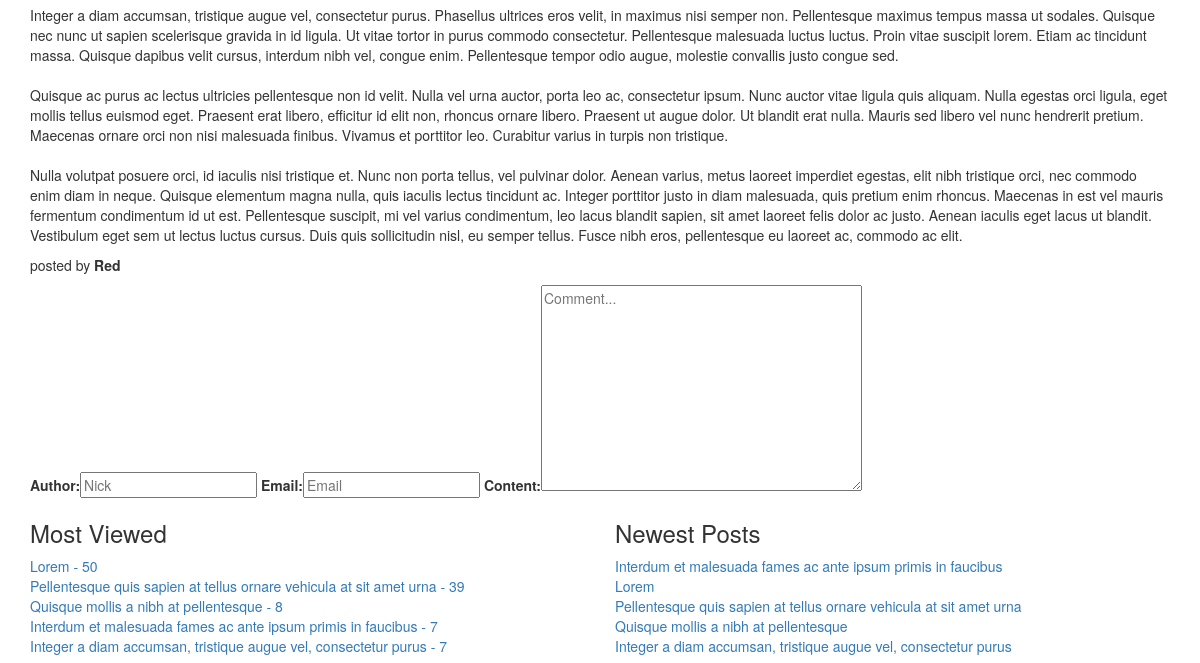
The app's page /interdum-et-malesuada-fames-ac-ante-ipsum-primis-in-faucibus/3/ (lower part), older data.
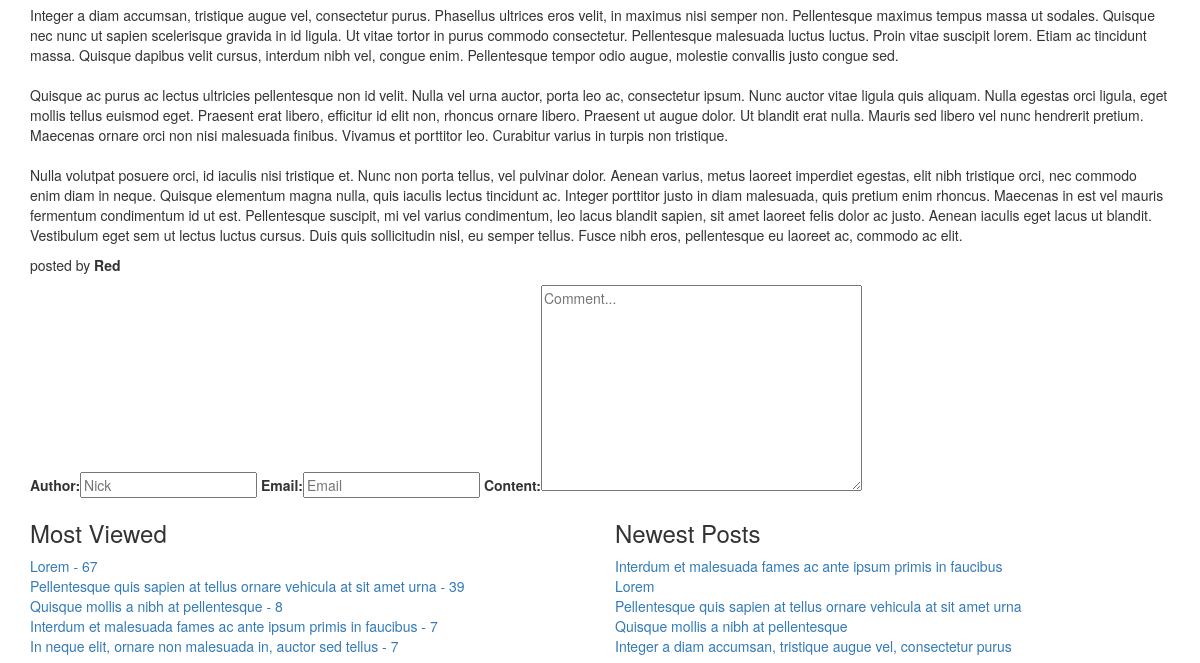
The same page, newer data.
### blog/models.py (models this page shows, shortened)
class PostEntry(models.Model):
    id = models.AutoField(primary_key=True)
    author = models.ForeignKey(PostAuthor)
    category = models.ForeignKey(Category)
    title = models.CharField(max_length=256)
    content = models.TextField()
    height = models.IntegerField(default=400, null=True)
    width = models.IntegerField(default=750, null=True)
    image = models.ImageField(
        upload_to='post_entry/', null=True, blank=True,
        width_field="width", height_field="height",
    )
    views = models.IntegerField(default=0)
    draft = models.BooleanField(default=False)
    slug = models.SlugField(unique=True, editable=False)
    add_date = models.DateTimeField(auto_now_add=True, null=True)
    published_date = models.DateTimeField(auto_now_add=True, null=True)
    last_update_date = models.DateTimeField(auto_now_add=False, null=True)
    class Meta:
        verbose_name_plural = 'Post Entries'
    def save(self, *args, **kwargs):
        self.slug = slugify(self.title.replace(" ", "-"))
        if self.draft:
            self.published_date = datetime.datetime.now()
        elif self.draft and self.save():
            self.last_update_date = datetime.datetime.now()
        super(PostEntry, self).save(*args, **kwargs)

class PostAuthor(models.Model):
    id = models.AutoField(primary_key=True)
    name = models.CharField(max_length=128, unique=True)
    email = models.EmailField()
    description = models.TextField()
    slug = models.SlugField(unique=True, editable=False)
    class Meta:
        verbose_name_plural = 'Post Authors'
    def __str__(self):
        return self.name

### blog/views.py (the view, shortened to what this page needs)
# urls.py: url(r'^(?P<slug>[\w-]+)/(?P<pk>[0-9]+)/$', PostEntryDetailView.as_view(), name='post-detail'),
class PostEntryDetailView(FormMixin, DetailView):
    model = PostEntry
    form_class = CommentForm
    template_name = 'blog/post_entry.html'
    context_object_name = 'post'
    def get_context_data(self, **kwargs):
        context = super(PostEntryDetailView, self).get_context_data(**kwargs)
        context['comment_form'] = self.get_form()
        return context
    def get(self, request, *args, **kwargs):
        self.object = self.get_object()
        post_entry = get_object_or_404(PostEntry, id=self.object.pk)
        post_entry.views += 1
        post_entry.save()
        return super(PostEntryDetailView, self).get(post_entry)
    def post(self, request, *args, **kwargs):
        self.object = self.get_object()
        comment_form = self.get_form()
        if comment_form.is_valid():
            return self.form_valid(comment_form)
        else:
            return self.form_invalid(comment_form)

### comment/forms.py
class CommentForm(forms.ModelForm):
    class Meta:
        model = Comment
        fields = [
            'author',
            'email',
            'content',
        ]
        widgets = {
            'author': forms.TextInput(attrs={'placeholder': 'Nick'}),
            'email': forms.TextInput(attrs={'placeholder': 'Email'}),
            'content': forms.Textarea(attrs={'placeholder': 'Comment...'}, ),
        }

### blog/templatetags/blog_tags.py (called while the page is built)
@register.inclusion_tag('template_tags/comments.html')
def comments_tag(pk):
    comments = Comment.objects.filter(post_id=pk)
    return {
        'comments': comments,
    }

@register.inclusion_tag('template_tags/most_viewed_posts.html')
def most_viewed_tag():
    most_viewed_posts = PostEntry.objects.all().order_by('-views')[:5]
    return {
        'most_viewed': most_viewed_posts
    }

@register.inclusion_tag('template_tags/newest_posts.html')
def newest_posts_tag():
    newest_posts = PostEntry.objects.all().order_by('-published_date')[:5]
    return {
        'newest_posts': newest_posts,
    }

### templates/blog/post_entry.html (shortened to what this page needs)
{% extends 'base.html' %}
{% load blog_tags %}
{% block body_block %}
    <div class="postBox">
        <div class="postContent">
            <p>{{ post.content|linebreaksbr }}</p>
        </div>
        <div class="postFooter">
            <p>posted by <strong>{{ post.author }}</strong></p>
        </div>
        <div class="postComment">
            <form method="post" action="{% url 'post-detail' slug=post.slug pk=post.pk %}">
                {{ comment_form }}
            </form>
        </div>
    </div>
    {% include 'blog/side_bar.html' %}
{% endblock %}

### templates/template_tags/most_viewed_posts.html
<h3>Most Viewed</h3>
{% for post in most_viewed %}
    {% if post.views >= 1 %}
        <a href="{% url 'post-detail' slug=post.slug pk=post.pk %}">{{ post.title }} - {{ post.views }}</a> <br/>
    {% endif %}
{% endfor %}

### templates/template_tags/newest_posts.html
<h3>Newest Posts</h3>
{% for post in newest_posts %}
    <a href={% url 'post-detail' slug=post.slug pk=post.pk %}>{{ post.title }}</a><br/>
{% endfor %}

Row changes from the older to the newer data that the page shows:
no longer on one of the page's lists (row unchanged): PostEntry: title "Integer a diam accumsan, tristique augue vel, consectetur purus", views "7"
changed PostEntry "Lorem": views "50" → "67"
now on this page (row edited): PostEntry: title "In neque elit, ornare non malesuada in, auctor sed tellus", views "7", shown under "Most Viewed"
